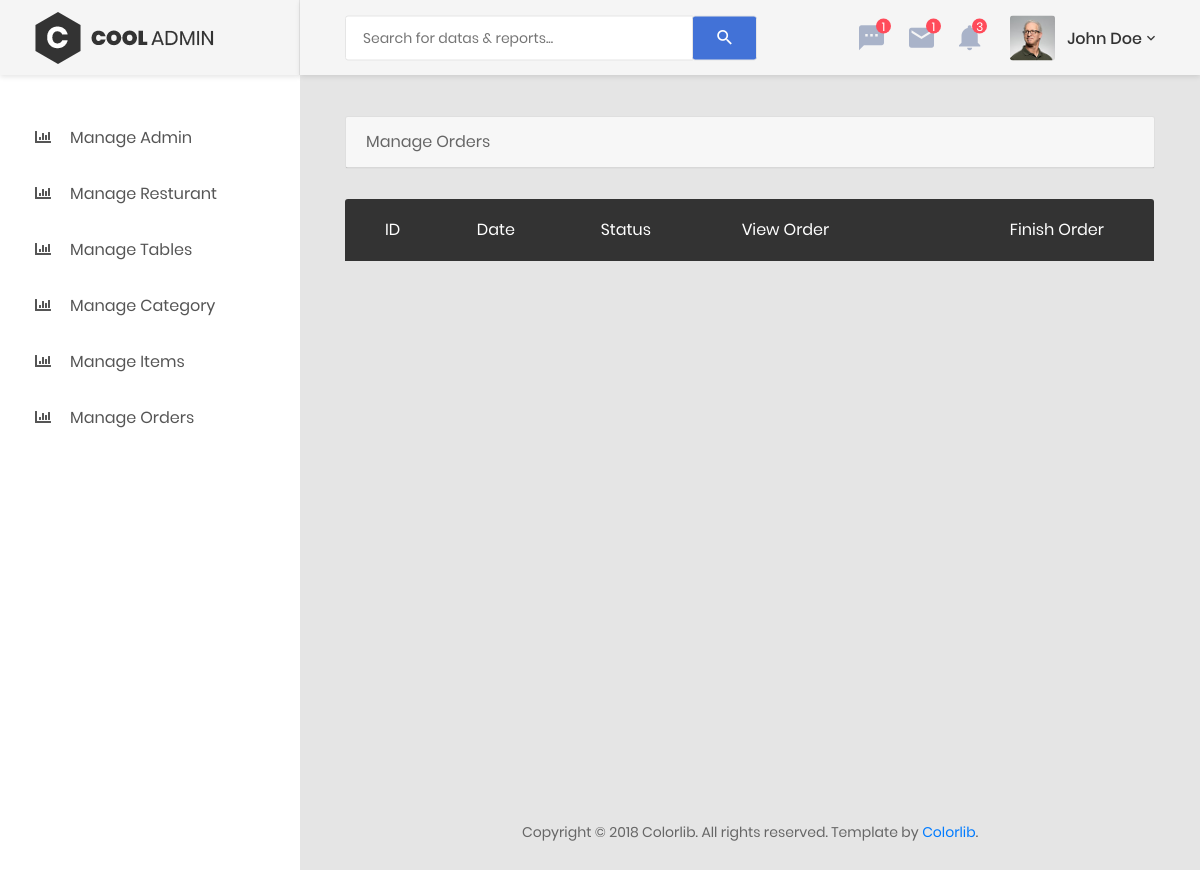
Before: /admin/manage_orders.php (signed in) with the older database file.
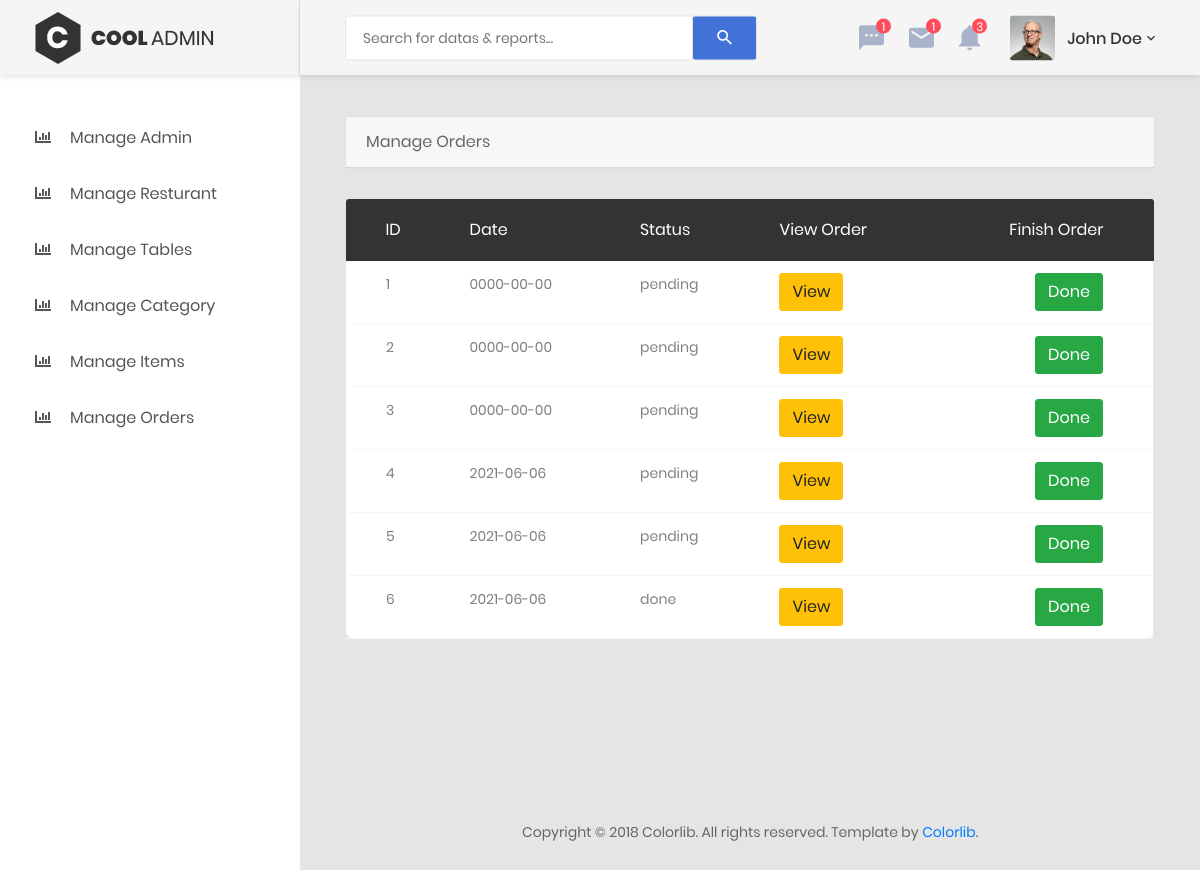
After: the same page with the newer database file.
### tables this page shows
CREATE TABLE `orders` (
  `order_id` int(3) NOT NULL,
  `order_date` date NOT NULL,
  `rest_id` int(3) NOT NULL,
  `table_id` int(3) NOT NULL DEFAULT 1,
  `order_status` varchar(10) NOT NULL DEFAULT 'pending'
);

### admin/manage_orders.php (the view)
<?php
include('includes/connection.php');
?>
<?php include('includes/admin_header.php'); ?>
<div class="main-content">
    <div class="section__content section__content--p30">
        <div class="container-fluid">
            <div class="row">
                <div class="col-lg-12">
                    <div class="card">
                        <div class="card-header">Manage Orders
                        </div>
                    </div>
                </div>
            </div>
        </div>
        <div class="col-md-12">
            <div class="table-responsive m-b-40">
                <table class="table table-borderless table-data3">
                    <thead>
                        <tr>
                            <th>ID</th>
                            <th>Date</th>
                            <th>Status</th>
                            <th>View Order</th>
                            <th>Finish Order</th>
                        </tr>
                    </thead>
                    <tbody>
                      <?php
                      $query        = "select * from orders where rest_id = {$_SESSION['admin_id']}";
                      $result       = mysqli_query($conn,$query);
                      while($row    = mysqli_fetch_assoc($result)){
                        echo "<tr>";
                        echo "<td>{$row['order_id']}</td>";
                        echo "<td>{$row['order_date']}</td>";
                        echo "<td>{$row['order_status']}</td>";
                        echo "<td><a href='view_order.php?order_id={$row['order_id']}' class='btn btn-warning'>View</a></td>";
                        echo "<td><a href='done_order.php?order_id={$row['order_id']}' class='btn btn-success'>Done</a></td>";
                        echo "</tr>";
                    }
                    ?>
                </tbody>
            </table>
        </div>
    </div>
</div>
</div>
<?php include('includes/admin_footer.php'); ?>

### admin/includes/admin_header.php (shortened to what this page needs)
<!DOCTYPE html>
<html lang="en">
<head>
    <link href="css/font-face.css" rel="stylesheet" media="all">
    <link href="vendor/font-awesome-4.7/css/font-awesome.min.css" rel="stylesheet" media="all">
    <link href="vendor/font-awesome-5/css/fontawesome-all.min.css" rel="stylesheet" media="all">
    <link href="vendor/mdi-font/css/material-design-iconic-font.min.css" rel="stylesheet" media="all">
    <link href="vendor/bootstrap-4.1/bootstrap.min.css" rel="stylesheet" media="all">
    <link href="vendor/animsition/animsition.min.css" rel="stylesheet" media="all">
    <link href="vendor/bootstrap-progressbar/bootstrap-progressbar-3.3.4.min.css" rel="stylesheet" media="all">
    <link href="vendor/wow/animate.css" rel="stylesheet" media="all">
    <link href="vendor/css-hamburgers/hamburgers.min.css" rel="stylesheet" media="all">
    <link href="vendor/slick/slick.css" rel="stylesheet" media="all">
    <link href="vendor/select2/select2.min.css" rel="stylesheet" media="all">
    <link href="vendor/perfect-scrollbar/perfect-scrollbar.css" rel="stylesheet" media="all">
    <link href="css/theme.css" rel="stylesheet" media="all">
</head>
<body class="animsition">
    <div class="page-wrapper">
        <aside class="menu-sidebar d-none d-lg-block">
            <div class="logo">
                <a href="#">
                    <img src="images/icon/logo.png" alt="Cool Admin" />
                </a>
            </div>
            <div class="menu-sidebar__content js-scrollbar1">
                <nav class="navbar-sidebar">
                    <ul class="list-unstyled navbar__list">
                        <?php if(isset($_SESSION['admin_type']) == 'admin'){ ?>
                        <li>
                            <a href="manage_admin.php">
                                <i class="fas fa-chart-bar"></i>Manage Admin</a>
                        </li>
                        <li>
                            <a href="manage_resturant.php">
                                <i class="fas fa-chart-bar"></i>Manage Resturant</a>
                        </li>
                    <?php } ?>
                        <li>
                            <a href="manage_tables.php">
                                <i class="fas fa-chart-bar"></i>Manage Tables</a>
                        </li>
                         <li>
                            <a href="manage_category.php">
                                <i class="fas fa-chart-bar"></i>Manage Category</a>
                        </li>
                        <li>
                            <a href="manage_items.php">
                                <i class="fas fa-chart-bar"></i>Manage Items</a>
                        </li>
                        <li>
                            <a href="manage_orders.php">
                                <i class="fas fa-chart-bar"></i>Manage Orders</a>
                        </li>
                    </ul>
                </nav>
            </div>
        </aside>
        <div class="page-container">
            <header class="header-desktop">
                <div class="section__content section__content--p30">
                    <div class="container-fluid">
                        <div class="header-wrap">
                            <form class="form-header" action="" method="POST">
                                <input class="au-input au-input--xl" type="text" name="search" placeholder="Search for datas &amp; reports..." />
                                <button class="au-btn--submit" type="submit">
                                    <i class="zmdi zmdi-search"></i>
                                </button>
                            </form>
                            <div class="header-button">
                                <div class="noti-wrap">
                                    <div class="noti__item js-item-menu">
                                        <i class="zmdi zmdi-comment-more"></i>
                                        <span class="quantity">1</span>
                                    </div>
                                    <div class="noti__item js-item-menu">
                                        <i class="zmdi zmdi-email"></i>
                                        <span class="quantity">1</span>
                                    </div>
                                    <div class="noti__item js-item-menu">
                                        <i class="zmdi zmdi-notifications"></i>
                                        <span class="quantity">3</span>
                                    </div>
                                </div>
                                <div class="account-wrap">
                                    <div class="account-item clearfix js-item-menu">
                                        <div class="image">
                                            <img src="images/icon/avatar-01.jpg" alt="John Doe" />
                                        </div>
                                        <div class="content">
                                            <a class="js-acc-btn" href="#">john doe</a>
                                        </div>
                                    </div>
                                </div>
                            </div>
                        </div>
                    </div>
                </div>
            </header>

### admin/includes/admin_footer.php (shortened to what this page needs)
                <div class="row">
                            <div class="col-md-12">
                                <div class="copyright">
                                    <p>Copyright © 2018 Colorlib. All rights reserved. Template by <a href="https://colorlib.com">Colorlib</a>.</p>
                                </div>
                            </div>
                        </div>
                    </div>
                </div>
</body>
</html>

Changed rows visible on the page:
added orders: order_id "1", order_date "0000-00-00", order_status "pending"
added orders: order_id "2", order_date "0000-00-00", order_status "pending"
added orders: order_id "3", order_date "0000-00-00", order_status "pending"
added orders: order_id "4", order_date "2021-06-06", order_status "pending"
added orders: order_id "5", order_date "2021-06-06", order_status "pending"
added orders: order_id "6", order_date "2021-06-06", order_status "done"
